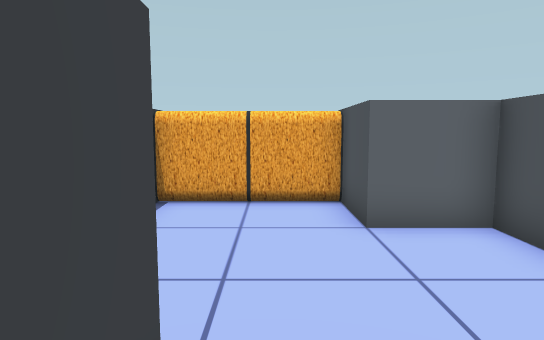
[1] (above)

15 first-person views from a walk through a scene from a Unity 3-D project. The camera is 1.5 m above the floor, tilts 6° down and sees 75° across. The floor is counted in squares, 1 m on a side. Each view is taken from the middle of a square. On the plan, view 1 faces up. The plan holds only what a view shows up to about 16 squares ahead; the rest is blank. The place goes on beyond the plan.

[2]
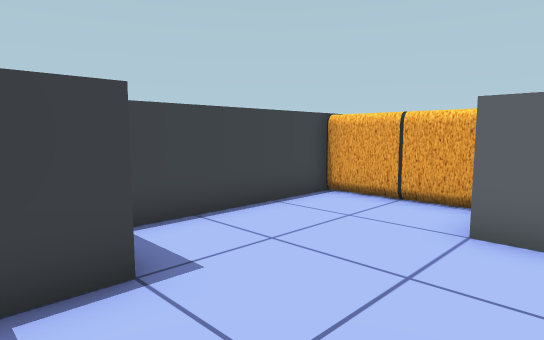

[3]
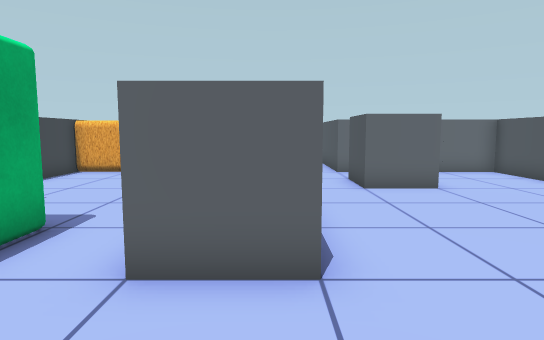

[4]
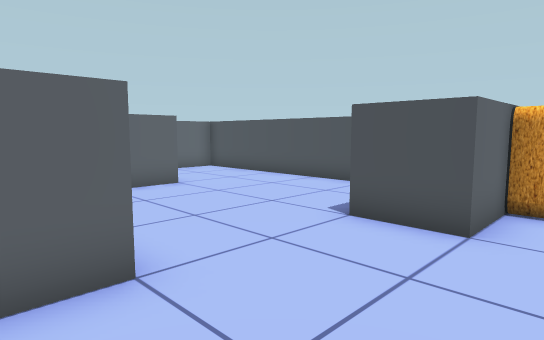

[5]
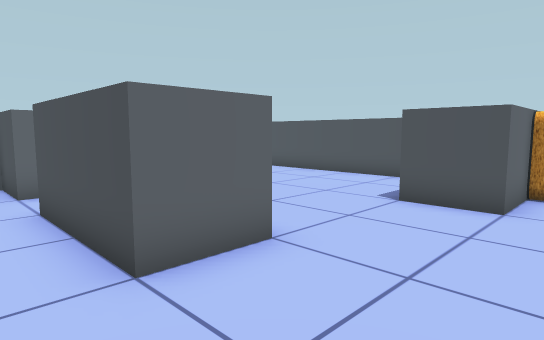

[6]
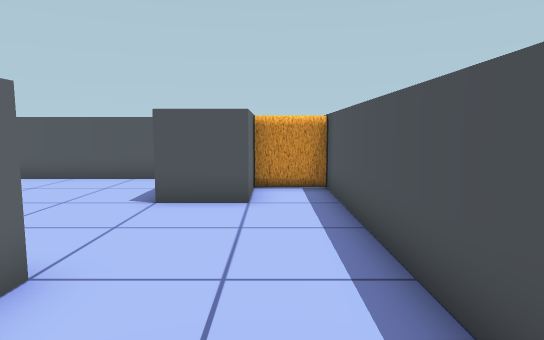

[7]
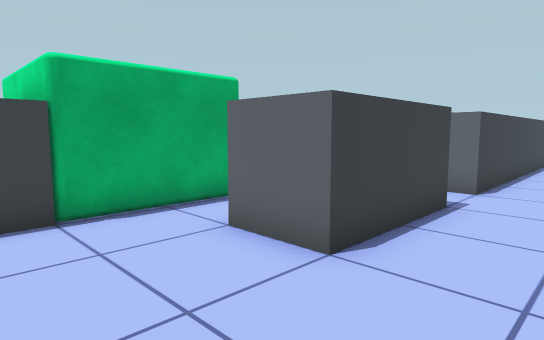

[8]
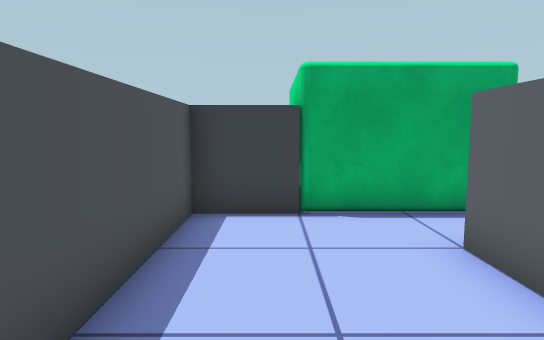

[9]
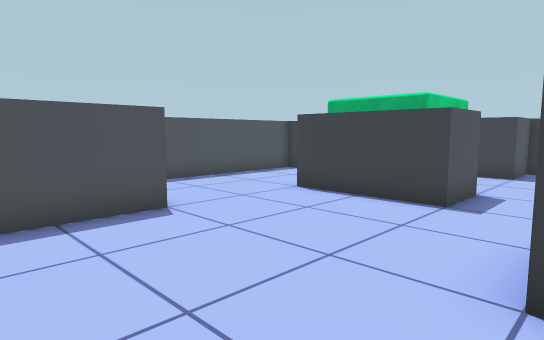

[10]
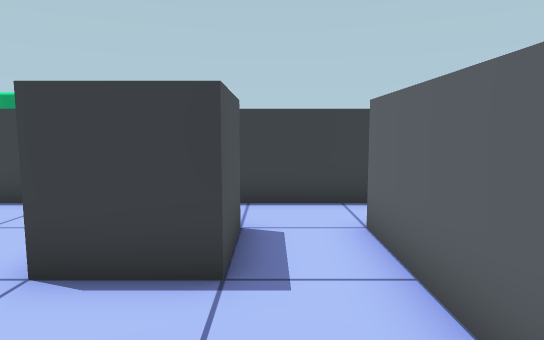

[11]
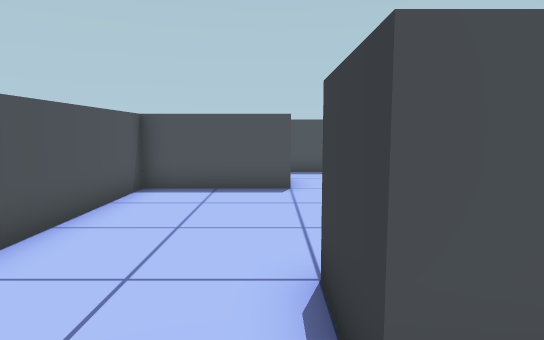

[12]
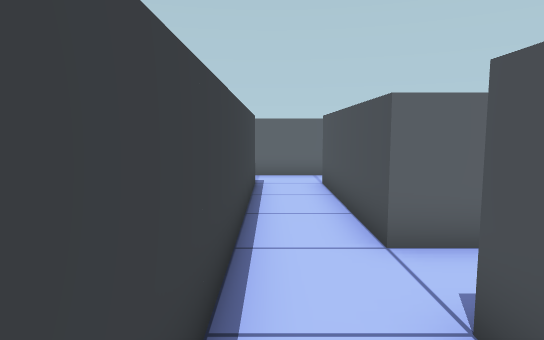

[13]
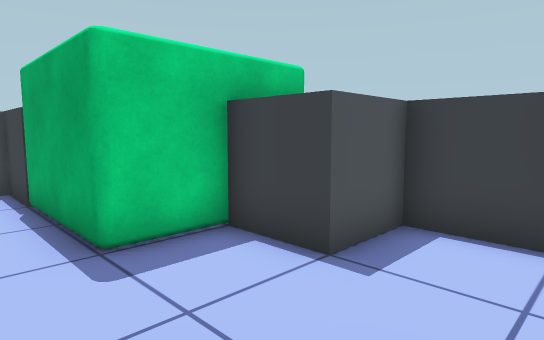

[14]
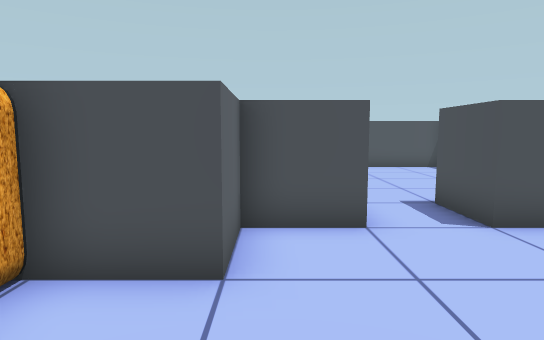

[15]
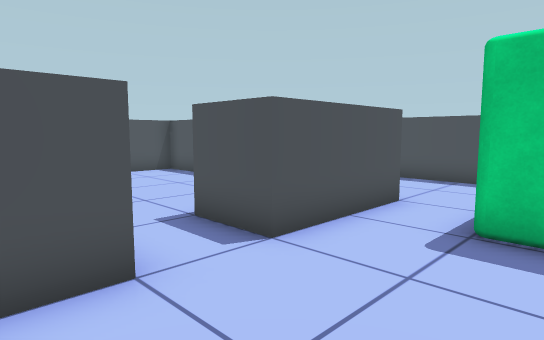

### Floor plan
Key: @ floor where view 1 was taken; # wall or solid block; . floor; O other object.
Columns run from 3 left of view 1 to 14 right of it. Each row starts with its distance up from view 1.
 16         ####
 15          ...
 14          ...
 13         #..#
 12         #..#
 11         #..#
 10         #..#
  9  OOOO   #..#
  8 #OOOO#  #..#######
  7 #....#  #........#
  6 #....####........#
  5 #......##..##....#
  4 #......##..##....#
  3 #................#
  2 #................#
  1 ###....##........#
  0   #@...##........#
 -1  OOOO..##........#
 -2     O..##........#
 -3     O........#####
 -4  OOOO........###
 -5     #..........OO
 -6     #..........OO
 -7     ############

Positions as (right, up) in squares from view 1, and headings:
1: (0, 0), facing up
2: (3, 0), facing up-left
3: (5, -6), facing up
4: (4, -6), facing up-right
5: (2, -6), facing up-right
6: (2, -5), facing right
7: (8, -6), facing up-left
8: (8, -5), facing left
9: (13, 4), facing down-left
10: (13, 6), facing left
11: (10, 7), facing down
12: (6, 3), facing up
13: (3, 4), facing down-left
14: (-2, 5), facing right
15: (0, 5), facing down-right
